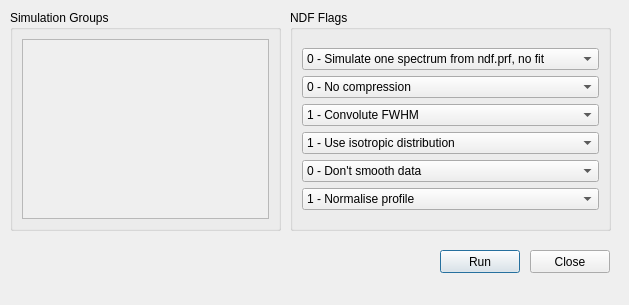
<?xml version="1.0" encoding="UTF-8"?>
<ui version="4.0">
 <class>MainWindow</class>
 <widget class="QMainWindow" name="MainWindow">
  <property name="windowModality">
   <enum>Qt::NonModal</enum>
  </property>
  <property name="geometry">
   <rect>
    <x>0</x>
    <y>0</y>
    <width>629</width>
    <height>305</height>
   </rect>
  </property>
  <property name="minimumSize">
   <size>
    <width>629</width>
    <height>305</height>
   </size>
  </property>
  <property name="maximumSize">
   <size>
    <width>629</width>
    <height>305</height>
   </size>
  </property>
  <property name="windowTitle">
   <string>Run NDF</string>
  </property>
  <widget class="QWidget" name="centralwidget">
   <widget class="QGroupBox" name="groupBox">
    <property name="geometry">
     <rect>
      <x>10</x>
      <y>10</y>
      <width>271</width>
      <height>221</height>
     </rect>
    </property>
    <property name="title">
     <string>Simulation Groups</string>
    </property>
    <layout class="QGridLayout" name="gridLayout_2">
     <item row="0" column="0">
      <widget class="QScrollArea" name="scrollArea">
       <property name="widgetResizable">
        <bool>true</bool>
       </property>
       <widget class="QWidget" name="scrollAreaWidgetContents">
        <property name="geometry">
         <rect>
          <x>0</x>
          <y>0</y>
          <width>245</width>
          <height>175</height>
         </rect>
        </property>
        <layout class="QVBoxLayout" name="verticalLayout">
         <item>
          <layout class="QFormLayout" name="formLayout"/>
         </item>
        </layout>
       </widget>
      </widget>
     </item>
    </layout>
   </widget>
   <widget class="QPushButton" name="runButton">
    <property name="geometry">
     <rect>
      <x>440</x>
      <y>250</y>
      <width>80</width>
      <height>23</height>
     </rect>
    </property>
    <property name="text">
     <string>Run</string>
    </property>
    <property name="default">
     <bool>true</bool>
    </property>
   </widget>
   <widget class="QGroupBox" name="groupBox_2">
    <property name="geometry">
     <rect>
      <x>290</x>
      <y>10</y>
      <width>321</width>
      <height>221</height>
     </rect>
    </property>
    <property name="title">
     <string>NDF Flags</string>
    </property>
    <layout class="QGridLayout" name="gridLayout">
     <item row="0" column="0">
      <layout class="QVBoxLayout" name="verticalLayout_2">
       <item>
        <widget class="QComboBox" name="comboRun_speed">
         <property name="currentIndex">
          <number>0</number>
         </property>
         <item>
          <property name="text">
           <string>0 - Simulate one spectrum from ndf.prf, no fit</string>
          </property>
         </item>
         <item>
          <property name="text">
           <string>1 - Ultra fast cooling</string>
          </property>
         </item>
         <item>
          <property name="text">
           <string>2 - Fast cooling</string>
          </property>
         </item>
         <item>
          <property name="text">
           <string>3 - Normal cooling</string>
          </property>
         </item>
         <item>
          <property name="text">
           <string>4 - Slow cooling</string>
          </property>
         </item>
         <item>
          <property name="text">
           <string>5 - Ultra slow cooling</string>
          </property>
         </item>
         <item>
          <property name="text">
           <string>6 - Custom (TCN)</string>
          </property>
         </item>
         <item>
          <property name="text">
           <string>x - Local search with ndf.prf as initial guess</string>
          </property>
         </item>
        </widget>
       </item>
       <item>
        <widget class="QComboBox" name="comboRun_compression">
         <item>
          <property name="text">
           <string>0 - No compression</string>
          </property>
         </item>
         <item>
          <property name="text">
           <string>1 - 128 Channels</string>
          </property>
         </item>
         <item>
          <property name="text">
           <string>2 - 256 Channels</string>
          </property>
         </item>
         <item>
          <property name="text">
           <string>3 - 512 Channels</string>
          </property>
         </item>
         <item>
          <property name="text">
           <string>n - 2^(n+6) maximum channels (not implemented)</string>
          </property>
         </item>
        </widget>
       </item>
       <item>
        <widget class="QComboBox" name="comboRun_FWHM">
         <property name="currentIndex">
          <number>1</number>
         </property>
         <item>
          <property name="text">
           <string>0 - Don't convolute FWHM</string>
          </property>
         </item>
         <item>
          <property name="text">
           <string>1 - Convolute FWHM</string>
          </property>
         </item>
        </widget>
       </item>
       <item>
        <widget class="QComboBox" name="comboRun_isodist">
         <property name="currentIndex">
          <number>1</number>
         </property>
         <item>
          <property name="text">
           <string>0 - Don't use isotropic distribution</string>
          </property>
         </item>
         <item>
          <property name="text">
           <string>1 - Use isotropic distribution</string>
          </property>
         </item>
        </widget>
       </item>
       <item>
        <widget class="QComboBox" name="comboRun_smooth">
         <property name="currentIndex">
          <number>0</number>
         </property>
         <item>
          <property name="text">
           <string>0 - Don't smooth data</string>
          </property>
         </item>
         <item>
          <property name="text">
           <string>1 - Smooth data</string>
          </property>
         </item>
        </widget>
       </item>
       <item>
        <widget class="QComboBox" name="comboRun_normalise">
         <property name="currentIndex">
          <number>1</number>
         </property>
         <item>
          <property name="text">
           <string>0 - Don't normalise profile</string>
          </property>
         </item>
         <item>
          <property name="text">
           <string>1 - Normalise profile</string>
          </property>
         </item>
        </widget>
       </item>
      </layout>
     </item>
    </layout>
   </widget>
   <widget class="QPushButton" name="closeButton">
    <property name="geometry">
     <rect>
      <x>530</x>
      <y>250</y>
      <width>80</width>
      <height>23</height>
     </rect>
    </property>
    <property name="text">
     <string>Close</string>
    </property>
    <property name="default">
     <bool>false</bool>
    </property>
   </widget>
  </widget>
  <widget class="QMenuBar" name="menubar">
   <property name="geometry">
    <rect>
     <x>0</x>
     <y>0</y>
     <width>629</width>
     <height>22</height>
    </rect>
   </property>
  </widget>
 </widget>
 <resources/>
 <connections/>
</ui>
